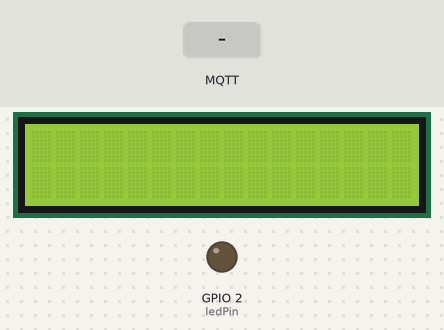
Simulated run of this sketch. Board: ESP32. Parts: 16×2 character LCD, output pins drawn as LEDs (lit = HIGH). Dashed ring = blinking. The test bench sets the inputs (shaded band). WiFi joins after 1.5 s; servers stay silent unless stated; no MQTT or app messages arrive unless stated; what the sketch prints to the serial monitor is not drawn.

Above: at 2.7 s.
2.8 s: MQTT message "Object detected" arrives on the first subscribed topic
At 3.2 s:
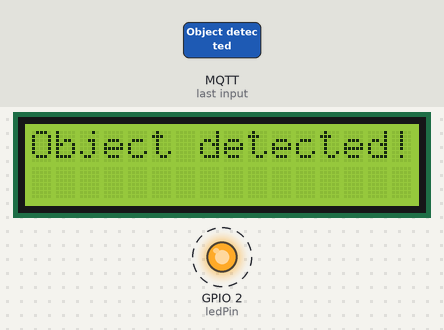
Timing chart, 0 to 11.8 s (numbered marks = the images above; inputs shaded):
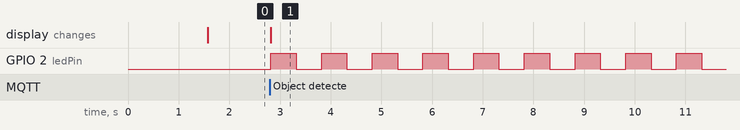

The sketch:

raspi2lcd.ino
```cpp
#include <WiFi.h>
#include <PubSubClient.h>
#include <LiquidCrystal_I2C.h>

// WiFi and MQTT setup
const char* ssid = "Vansh"; // Replace with your WiFi network SSID
const char* password = "12345678"; // Replace with your WiFi network password
const char* mqtt_server = "broker.hivemq.com"; // MQTT broker address
const int mqtt_port = 1883; // MQTT port

WiFiClient espClient;
PubSubClient mqttClient(espClient);

// I2C LCD setup
LiquidCrystal_I2C lcd(0x27, 16, 2); // Address 0x27, 16 columns, 2 rows

// LED pin
const int ledPin = 2; // LED connected to GPIO 2


void setup() {
  Serial.begin(115200);
  setup_wifi();
  // Initialize the I2C LCD
  lcd.init();
  lcd.backlight();
  // Set up the LED pin
  pinMode(ledPin, OUTPUT);

  mqttClient.setServer(mqtt_server, mqtt_port);
  mqttClient.setCallback(callback);


}

//run lcd awa led
void lcd_led()
{
  lcd.clear();
  lcd.setCursor(0, 0);
  lcd.print("Object detected!!");

  for (int i = 0; i < 10; i++) {
    digitalWrite(ledPin, HIGH);
    delay(500);
    digitalWrite(ledPin, LOW);
    delay(500);
  }

  lcd.clear();

}


void setup_wifi() {
  delay(10);
  Serial.println();
  Serial.print("Connecting to ");
  Serial.println(ssid);
  WiFi.begin(ssid, password);
  while (WiFi.status() != WL_CONNECTED) {
    delay(500);
    Serial.print(".");
  }
  Serial.println("");
  Serial.println("WiFi connected");
  Serial.println("IP address: ");
  Serial.println(WiFi.localIP());
}

void callback(char* topic, byte* message, unsigned int length) {
  Serial.print("Message arrived [");
  Serial.print(topic);
  Serial.print("]: ");
  String messageTemp;
  for (int i = 0; i < length; i++) {
    Serial.print((char)message[i]);
    messageTemp += (char)message[i];
  }
  Serial.println();

  // Process the object detection status
  if (messageTemp == "Object detected")
  {
    Serial.println("Object detected!");

    //starts lcd and led at same time
    lcd_led();
  }

  //when object is detected and it is out of frame within 10seconds so, led blinking and lcd message has to stopped
  if (messageTemp == "Object not detected")
  {
    Serial.println("Object not detected!");

    lcd.clear();
    digitalWrite(ledPin, LOW);
  }


}

void reconnect()
{
  // Loop until we're reconnected
  while (!mqttClient.connected())
  {
    Serial.print("Attempting MQTT connection...");
    if (mqttClient.connect("NanoClient"))
    {
      Serial.println("connected");
      // Subscribe to the time topic
      mqttClient.subscribe("object_detection/topic");
    }
    else
    {
      Serial.print("failed, rc=");
      Serial.print(mqttClient.state());
      Serial.println("trying again in 5 seconds");
      delay(5000);
    }
  }
}


 void loop() {
  if (!mqttClient.connected()) {
    reconnect();
  }
  mqttClient.loop();
}
```

Measured:
- after the input at 2.8 s, GPIO 2 (ledPin): alternates HIGH for 0.50 s and LOW for 0.50 s, starting at once; the display: changes at once (image 1)
